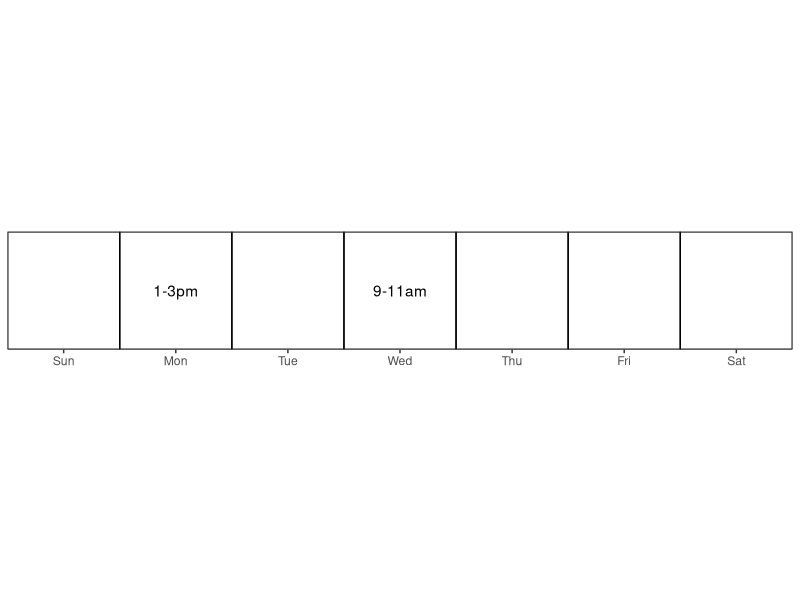
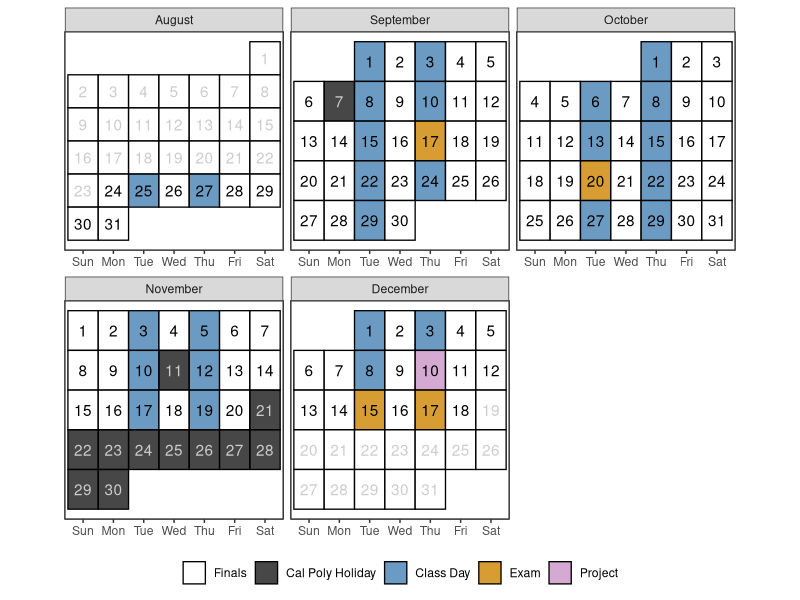

The R source for these figures, in order:
## ---- chunk 1
#| include: false
#| eval: true
library(tidyverse)

# Create a calendar for your syllabus ----
# Source: http://svmiller.com/blog/2020/08/a-ggplot-calendar-for-your-semester/
# Format: YYYYMMDD

# What are the full dates of the semester?
semester_dates <- seq(ymd(20260824), ymd(20261218), by = 1)

# Weekday(s) of class
class_wdays <- c("Tue", "Thu")

# Breaks
not_here_dates <- c(
  # Break
  seq(ymd(20261121), ymd(20261130), by = 1),
  ymd(20260907),
  ymd(20261111)
  )

# Dates of Exams
exam_dates <- c(ymd(20260917), #midterm1
                ymd(20261020), #midterm2
                ymd(20261215), #final
                ymd(20261217) #final
                )
finals_week <- seq(ymd(20261213), ymd(20261218), by = 1)
project_dates <- ymd(20261210)

# Custom function for treating the first day of the month as the first week 
# of the month up until the first Sunday 
# (unless Sunday was the start of the month)
wom <- function(date) {
    first <- wday(as.Date(paste(year(date), month(date), 1, sep = "-")))
    return((mday(date) + (first - 2)) %/% 7 + 1)
}

# Create a data frame of dates, assign to Cal
Cal <- tibble(date = seq(ymd(20260801), ymd(20261231), by = 1))  |> 
  mutate(mon      = lubridate::month(date, label = T, abbr = F),
         wkdy     = weekdays(date, abbreviate = T),
         wkdy     = fct_relevel(wkdy, "Sun", "Mon", "Tue", "Wed", "Thu","Fri", "Sat"), # make sure Sunday comes first
         semester = date %in% semester_dates, 
         project  = date %in% project_dates,
         exams    = date %in% exam_dates, # is it an exam?
         not_here = date %in% not_here_dates, # is it a day off?
         exam_wk  = date %in% finals_week,
         day      = lubridate::mday(date), 
         week     = wom(date)
         ) |> 
  mutate(category = case_when(project ~ "Project",
                              exams ~ "Exam",
                              not_here ~ "Cal Poly Holiday",
                              wkdy %in% class_wdays & !not_here & !exam_wk & date %in% semester_dates ~ "Class Day",
                           #   date %in% ymd(20250121) ~ "Class Day",
                              semester ~ "Finals",
                              TRUE ~ "NA")
         )


class_cal <- Cal |> 
  # mutate(week = case_when(mon == "March"~ 1,
  #                         .default = week),
  #        mon = replace_values(mon, "March" ~ "April")
  #        ) |> 
  ggplot(aes(wkdy, week)) +
  theme_bw() +
  theme(aspect.ratio = 1, 
        panel.grid.major.x = element_blank(),
        legend.position = "bottom",
        legend.title = element_blank(),
        axis.title.y = element_blank(), 
        axis.title.x = element_blank(),
        axis.ticks.y = element_blank(), 
        axis.text.y = element_blank()) +
  geom_tile(alpha = 0.8, 
            aes(fill = category), 
            color="black", 
            linewidth = 0.45
            ) +
  facet_wrap(~ mon, scales = "free", ncol=3) +
  geom_text(aes(label = day, color = semester & (!not_here))) +
  # put your y-axis down, flip it, and reverse it
  scale_y_reverse(breaks = NULL) +
  # manually fill scale colors to something you like...
  scale_color_manual(values = c("FALSE" = "grey80", "TRUE" = "black"), guide = "none") + 
  scale_fill_manual(values=c("Class Day"="steelblue", 
                             "Finals"="white",
                             "Cal Poly Holiday" = "grey10",
                             "NA" = "white", # I like these whited out...
                             "Exam"="orange3",
                             "Project"="#c994c7"),
                    #... but also suppress a label for a non-class semester day
                    breaks=c("Finals", "Cal Poly Holiday", "Class Day","Exam","Project"))
  
# class_cal

exam_days <- Cal |> 
  filter(category == "Exam") |> 
  mutate(topic = c("Midterm Exam I", 
                   "Midterm Exam II",
                   "Sec 03 Final Exam 4-6:30pm",
                   "Sec 02 Final Exam 10am-12:30pm \\& Sec 01 Final Exam 7-9:30pm"
                   )
         ) |> 
  rowwise() |> 
  mutate(sem_week = isoweek(date),
         Date = paste(format(date, "%b %e"), sep = ",", collapse = ", "))

project_days <- Cal |> 
  filter(category == "Project") |> 
  mutate(topic = c("Project Presentations")
         ) |> 
  rowwise() |> 
  mutate(sem_week = isoweek(date),
         Date = paste(format(date, "%b %e"), sep = ",", collapse = ", "))



class_days <- Cal |> 
  filter(date %in% semester_dates,
         category %in% c("Class Day")
         ) |>  
  mutate(sem_week = isoweek(date)) |> 
  group_by(sem_week) |> 
  summarize(Date = paste(format(date, "%b %e"), sep = ",", collapse = ", ")) |> 
  ungroup() |>
  mutate(topic = c(
    "Introduction to Design of Experiments",
    "Completely Randomized Design (CRD)",
    "Power and Sample Size + Factorials",
    "Factorials",
    "More Complex Experimental Designs",
    "More Complex Experimental Models",
    "Extensions and Considerations",
    "Extensions and Considerations",
    "Observational Studies",
    "Intro to Surveys and Writing Survey Instrucments",
    "Writing Survey Instruments",
    "Survey Sampling",
    "Survey Sampling and Survey Weights",
    "Putting it all Together!",
    "Putting it all Together!")) |> 
  bind_rows(project_days) |> 
  bind_rows(exam_days) |> 
  arrange(sem_week, Date) |> 
  select(Date, Topic = topic)


# Weekday(s) of office hours
officehr_wdays <- c("Mon", "Wed")

# Create a data frame of dates, assign to Cal
Cal2 <- tibble(date = seq(ymd(20240107), ymd(20240113), by = 1))  |> 
  mutate(mon      = lubridate::month(date, label = T, abbr = F),
         wkdy     = weekdays(date, abbreviate = T),
         wkdy     = fct_relevel(wkdy, "Sun", "Mon", "Tue", "Wed", "Thu","Fri", "Sat"), # make sure Sunday comes first
         week     = wom(date),
         classday = wkdy %in% class_wdays,
         officehrday = wkdy %in% officehr_wdays,
         officehrtime = c(NA, "1-3pm", NA, "9-11am", NA, NA, NA)
  )


classday_cal <- Cal2 |> 
  ggplot(aes(wkdy, week)) +
  theme_bw() +
  theme(aspect.ratio = 0.15, 
        panel.grid.major.x = element_blank(),
        legend.position = "right",
        legend.title = element_blank(),
        axis.title.y = element_blank(), 
        axis.title.x = element_blank(),
        axis.ticks.y = element_blank(), 
        axis.text.y = element_blank()) +
  geom_tile(alpha = 0.8, 
            aes(fill = classday), 
            color="black", 
            linewidth = 0.45,
            show.legend = F
  ) +
  scale_x_discrete(expand = c(0,0)) +
  scale_y_discrete(expand = c(0,0)) +
  scale_fill_manual(values=c("white", "steelblue")
                    )
# classday_cal

officehr_cal <- Cal2 |> 
  ggplot(aes(wkdy, week)) +
  theme_bw() +
  theme(aspect.ratio = 0.15, 
        panel.grid.major.x = element_blank(),
        legend.position = "right",
        legend.title = element_blank(),
        axis.title.y = element_blank(), 
        axis.title.x = element_blank(),
        axis.ticks.y = element_blank(), 
        axis.text.y = element_blank()) +
  geom_tile(alpha = 0., 
            aes(fill = officehrday), 
            color="black", 
            linewidth = 0.45,
            show.legend = F
  ) +
  geom_text(aes(label = officehrtime), color = "black") +
  scale_x_discrete(expand = c(0,0)) +
  scale_y_discrete(expand = c(0,0)) +
  scale_fill_manual(values=c("white", "gray")
  )
# officehr_cal

## ---- chunk 2
#| echo: false
#| warning: false
#| message: false
#| fig-width: 7
#| fig-height: 1.5
#| out-width: 90%
#| fig-align: center
#| fig-pos: H
officehr_cal
## ---- chunk 3
#| echo: false
#| eval: true
#| warning: false
#| fig-width: 10
#| fig-height: 7
#| fig-pos: 'h'
#| fig-cap: "Note that all Cal Poly holidays other than Fall Break fall on Mondays or Wednesdays, so we will have regularly scheduled class throughout the entire semester."
class_cal
## ---- chunk 4
#| echo: false
#| eval: true
#| fig-pos: 'h'
class_days |> 
kableExtra::kable(caption = "Tentative schedule of class topics and important due dates", format = "simple")
## ---- chunk 5
#| echo: false
#| fig-loc: "H"

tribble(
  ~Assignments,  ~Weight,
  "Class Preparation, Participation, & Professionalism", "5%",
  "In-class Activities", "10%",
  "Lab Reports", "15%",
  "Final Project", "10%",
  "Midterm Exams I & II *", "35%",
  "Final Exam", "25%"
) |> 
  knitr::kable() |> 
  kableExtra::kable_styling(full_width = F)
